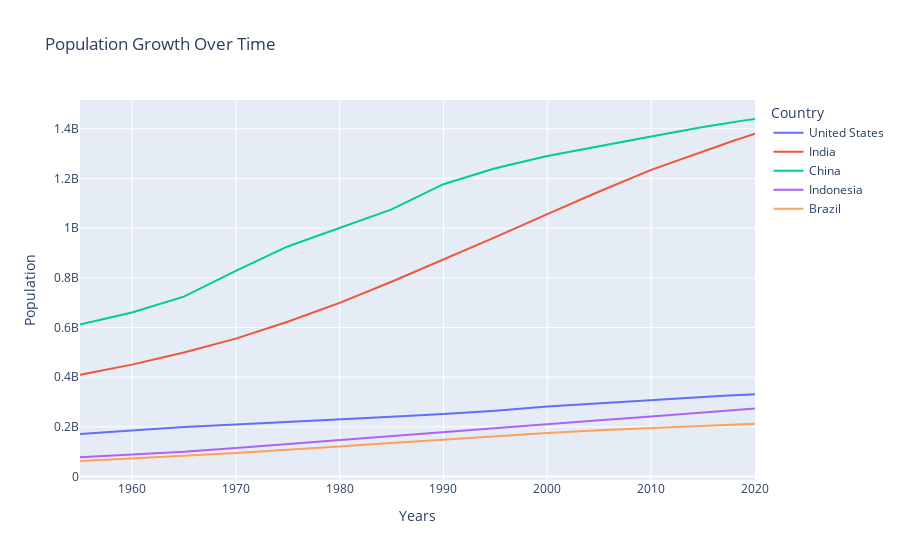

Write notebook code for a chart like this one.
### Code cell
# reset the index and change it to a column and rename

df_reset1 = df_pivot.reset_index()
#df_reset1

#Melt the DataFrame for Plotly Express

df_melted1 = df_reset1.melt(id_vars='year', var_name='country', value_name='population')
#df_melted1

# Create the line plot with axis labels

fig = px.line(df_melted1, x='year', y='population', color='country',
             labels={'year': 'Years', 'population': 'Population', 'country': 'Country'},
             title='Population Growth Over Time')
fig.show()

### Figure 1 — Plotly figure (JSON) as saved in the notebook; plotly's stock layout.template omitted (floating-point values rounded to 4 significant figures)
{"data": [{"hovertemplate": "Country=United States<br>Years=%{x}<br>Population=%{y}<extra></extra>", "legendgroup": "United States", "line": {"color": "#636efa", "dash": "solid"}, "marker": {"symbol": "circle"}, "mode": "lines", "name": "United States", "orientation": "v", "showlegend": true, "type": "scatter", "x": [1955.0, 1960.0, 1965.0, 1970.0, 1975.0, 1980.0, 1985.0, 1990.0, 1995.0, 2000.0, 2005.0, 2010.0, 2015.0, 2016.0, 2017.0, 2018.0, 2019.0, 2020.0], "xaxis": "x", "y": [171700000.0, 186700000.0, 199700000.0, 209500000.0, 219100000.0, 229500000.0, 240500000.0, 252100000.0, 265200000.0, 281700000.0, 295000000.0, 309000000.0, 320900000.0, 323000000.0, 325100000.0, 327100000.0, 329100000.0, 331000000.0], "yaxis": "y"}, {"hovertemplate": "Country=India<br>Years=%{x}<br>Population=%{y}<extra></extra>", "legendgroup": "India", "line": {"color": "#EF553B", "dash": "solid"}, "marker": {"symbol": "circle"}, "mode": "lines", "name": "India", "orientation": "v", "showlegend": true, "type": "scatter", "x": [1955.0, 1960.0, 1965.0, 1970.0, 1975.0, 1980.0, 1985.0, 1990.0, 1995.0, 2000.0, 2005.0, 2010.0, 2015.0, 2016.0, 2017.0, 2018.0, 2019.0, 2020.0], "xaxis": "x", "y": [409900000.0, 450500000.0, 499100000.0, 555200000.0, 623100000.0, 699000000.0, 784400000.0, 873300000.0, 963900000.0, 1057000000.0, 1148000000.0, 1234000000.0, 1310000000.0, 1325000000.0, 1339000000.0, 1353000000.0, 1366000000.0, 1380000000.0], "yaxis": "y"}, {"hovertemplate": "Country=China<br>Years=%{x}<br>Population=%{y}<extra></extra>", "legendgroup": "China", "line": {"color": "#00cc96", "dash": "solid"}, "marker": {"symbol": "circle"}, "mode": "lines", "name": "China", "orientation": "v", "showlegend": true, "type": "scatter", "x": [1955.0, 1960.0, 1965.0, 1970.0, 1975.0, 1980.0, 1985.0, 1990.0, 1995.0, 2000.0, 2005.0, 2010.0, 2015.0, 2016.0, 2017.0, 2018.0, 2019.0, 2020.0], "xaxis": "x", "y": [612200000.0, 660400000.0, 724200000.0, 827600000.0, 926200000.0, 1000000000.0, 1076000000.0, 1177000000.0, 1241000000.0, 1291000000.0, 1331000000.0, 1369000000.0, 1407000000.0, 1414000000.0, 1421000000.0, 1428000000.0, 1434000000.0, 1439000000.0], "yaxis": "y"}, {"hovertemplate": "Country=Indonesia<br>Years=%{x}<br>Population=%{y}<extra></extra>", "legendgroup": "Indonesia", "line": {"color": "#ab63fa", "dash": "solid"}, "marker": {"symbol": "circle"}, "mode": "lines", "name": "Indonesia", "orientation": "v", "showlegend": true, "type": "scatter", "x": [1955.0, 1960.0, 1965.0, 1970.0, 1975.0, 1980.0, 1985.0, 1990.0, 1995.0, 2000.0, 2005.0, 2010.0, 2015.0, 2016.0, 2017.0, 2018.0, 2019.0, 2020.0], "xaxis": "x", "y": [77270000.0, 87750000.0, 100300000.0, 114800000.0, 130700000.0, 147400000.0, 165000000.0, 181400000.0, 196900000.0, 211500000.0, 226300000.0, 241800000.0, 258400000.0, 261600000.0, 264700000.0, 267700000.0, 270600000.0, 273500000.0], "yaxis": "y"}, {"hovertemplate": "Country=Brazil<br>Years=%{x}<br>Population=%{y}<extra></extra>", "legendgroup": "Brazil", "line": {"color": "#FFA15A", "dash": "solid"}, "marker": {"symbol": "circle"}, "mode": "lines", "name": "Brazil", "orientation": "v", "showlegend": true, "type": "scatter", "x": [1955.0, 1960.0, 1965.0, 1970.0, 1975.0, 1980.0, 1985.0, 1990.0, 1995.0, 2000.0, 2005.0, 2010.0, 2015.0, 2016.0, 2017.0, 2018.0, 2019.0, 2020.0], "xaxis": "x", "y": [62530000.0, 72180000.0, 83370000.0, 95110000.0, 107200000.0, 120700000.0, 135300000.0, 149000000.0, 162000000.0, 174800000.0, 186100000.0, 195700000.0, 204500000.0, 206200000.0, 207800000.0, 209500000.0, 211000000.0, 212600000.0], "yaxis": "y"}], "layout": {"legend": {"title": {"text": "Country"}, "tracegroupgap": 0}, "title": {"text": "Population Growth Over Time"}, "xaxis": {"anchor": "y", "domain": [0, 1], "title": {"text": "Years"}}, "yaxis": {"anchor": "x", "domain": [0, 1], "title": {"text": "Population"}}}}
